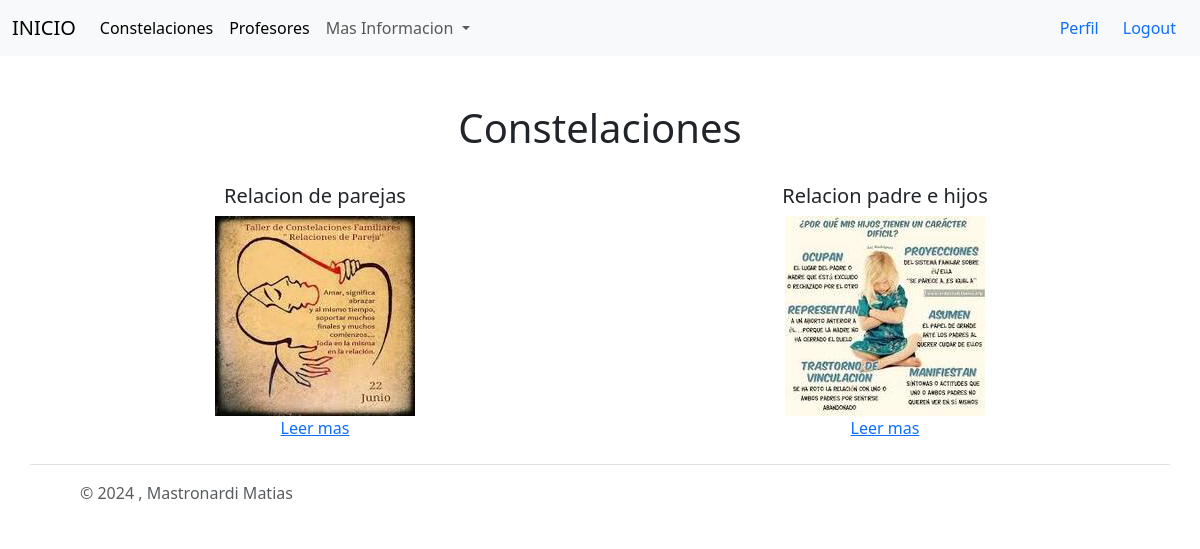
Screenshot of /constelaciones/ (signed in) with the database file from the repository.
### app/models.py (models this page shows, shortened)
class Constelaciones(models.Model):
    constelaciondisponibles = (
        ('Relación padres-hijos', 'relación padres-hijos'),
        ('Pareja', 'pareja'),
        ('Excluidos', 'excluidos'),
        ('Divorcios o separaciones', 'divorcios o separaciones'),
        ('Trabajo', 'trabajo'),
        ('Guerras', 'guerras'),
        ('Muertes tempranas', 'muertes tempranas'),
        ('otros', 'Otros'),
    )
    usuario = models.ForeignKey(User, on_delete=models.CASCADE, null=True, blank=True)
    titulo = models.CharField(max_length=200)
    constelacion = models.CharField(max_length=40, choices=constelaciondisponibles, default='Pareja')
    profesor = models.CharField(max_length=40)
    descripcion = models.TextField(null=True, blank=True)
    precio = models.DecimalField(max_digits=10, decimal_places=2)
    fechaPublicacion = models.DateTimeField(auto_now_add=True)
    telefonoContacto = models.IntegerField()
    emailContacto = models.EmailField()
    imagendeconstelacion = models.ImageField(null=True, blank=True, upload_to="imagenes/")
    class Meta:
        ordering = ['usuario', '-fechaPublicacion']

### app/views.py (the view)
# urls.py: path('constelaciones/', ConstelacionListView.as_view(), name='constelaciones'),
class ConstelacionListView(LoginRequiredMixin, ListView):
    model = Constelaciones
    context_object_name = 'constelaciones'
    template_name = 'constelaciones_Vista.html'
    queryset = Constelaciones.objects.all()
    login_url = '/Login/'

### app/templates/constelaciones_Vista.html (shortened to what this page needs)
{% extends 'Padre.html' %}
{% block content %}
<br>
<br>
<div class="container text-center">
    <h1>Constelaciones</h1>
</div>
<br>
<div class="container text-center">
    <div class="row">
        {% for constelacion in constelaciones %}
            <div class="col-sm-6 align-items-center">
            <div class="card-body">
                <h5>{{ constelacion.titulo }} </h5>
                <center>{% if constelacion.imagendeconstelacion %}
                    <img src="{{ constelacion.imagendeconstelacion.url }}" alt="" class="img-fluid" width="200px" height="200px" >
                {% endif %} </center>
            <a href="{% url 'ConstelacionDetalle' constelacion.id %}">Leer mas</i></a>
    </div>
</div>
{% endfor %}
{% endblock %}

### rows the page displays
Constelaciones: titulo "Relacion de parejas", imagendeconstelacion (picture)
Constelaciones: titulo "Relacion padre e hijos", imagendeconstelacion (picture)
